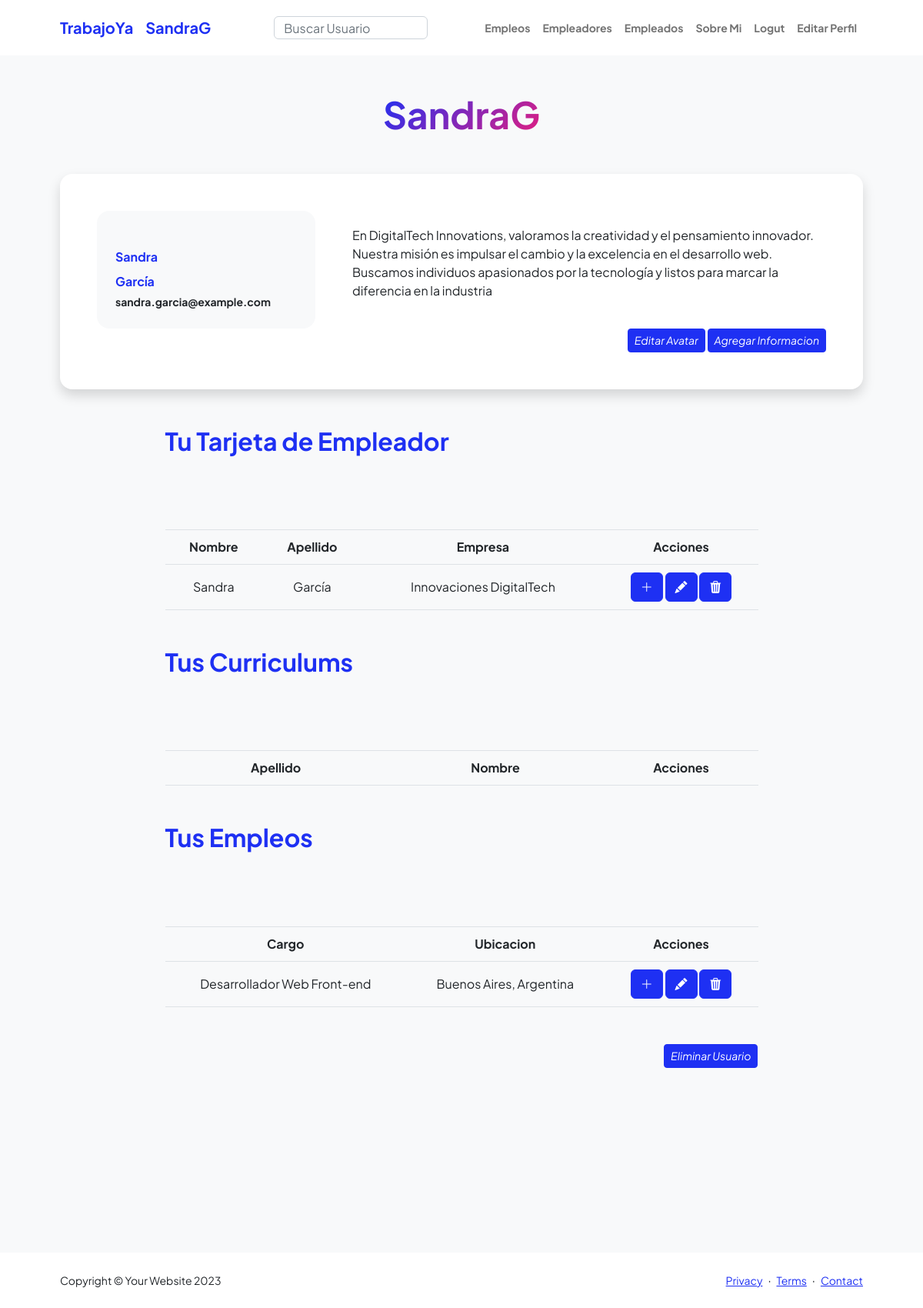
Screenshot of /perfil/ (signed in) with the database file from the repository.
### aplicacion/models.py (models this page shows, shortened)
class Informacion(models.Model):
    informacion = models.TextField()
    user = models.ForeignKey(User, on_delete=models.CASCADE)

class Empleador(models.Model):
    nombre = models.CharField(max_length=50)
    apellido = models.CharField(max_length=50)
    mail = models.EmailField()
    profesion = models.CharField(max_length=50)
    edad = models.IntegerField()
    nombreEmpresa = models.CharField(max_length=50)
    presentacion = models.TextField()
    user = models.ForeignKey(User, on_delete=models.CASCADE)

class Empleos(models.Model):
    cargo = models.CharField(max_length=50)
    detalles = models.TextField()
    ubicacion = models.CharField(max_length=50)
    sueldo = models.CharField(max_length=50)
    user = models.ForeignKey(User, on_delete=models.CASCADE)

### aplicacion/views.py (the view)
# urls.py: path('perfil/', perfil, name="perfil"),
def perfil(request):
    trabajos = Empleos.objects.all()
    empleador = Empleador.objects.all()
    curriculums = Curriculum.objects.all()
    informacion = info(request)
    return render(request, "aplicacion/perfil.html", {'trabajos': trabajos, 'empleador': empleador,'curriculums': curriculums, 'informacion': informacion})

### aplicacion/views.py (called while the page is built)
def info(request):
    if request.user.is_authenticated:
        informacion = Informacion.objects.filter(user=request.user).first()
        return informacion
    return None

### aplicacion/templates/aplicacion/perfil.html (shortened to what this page needs)
{% extends 'aplicacion/base.html' %}
{% block titulo %}
<div class="text-center mb-5">
    <h1 class="display-5 fw-bolder mb-0"><span class="text-gradient d-inline">{{user.username}}</span></h1>
</div>
<div class="card shadow border-0 rounded-4 mb-5">
    <div class="card-body p-5">
        <div class="row align-items-center gx-5">
            <div class="col text-center text-lg-start mb-4 mb-lg-0">
                <div class="bg-light p-4 rounded-4">
                    <div>
                    </div>
                    <div class="text-primary fw-bolder mb-2">{{user.first_name}}</div>
                    <div class="text-primary fw-bolder mb-1">{{user.last_name}}</div>
                    <div class="small fw-bolder">{{user.email}}</div>
                </div>
            </div>
            <div class="col-lg-8">
                <div>
                    {% if informacion %}
                        <p>{{informacion.informacion}}</p>
                    {% else %}
                        <p>No se encontró información adicional.</p>
                    {% endif %}
                </div>
            </div>
        </div>
        <div class="row">
            <div class="col-lg-8 offset-lg-4">
                <div class="text-end">
                    <a href="/agregar_avatar/" class="btn btn-sm btn-primary">
                        <i>Editar Avatar</i>
                    </a>
                    <a href="/agregarInformacion/" class="btn btn-sm btn-primary">
                        <i>Agregar Informacion</i>
                    </a>
                </div>
            </div>
        </div>
    </div>
</div>
{% endblock titulo %}
{% block informacion %}
<h2 class="text-primary fw-bolder mb-0">Tu Tarjeta de Empleador</h2>
<section class="py-5">
    <section class="py-5">
        <div class="row gx-5 justify-content-center">
            <div class="col-lg-4 col-xl-12">
                <table class="custom-table">
                    <thead>
                        <tr>
                            <th>Nombre</th>
                            <th >Apellido</th>
                            <th >Empresa</th>
                            <th class="acciones-column">Acciones</th>
                        </tr>
                    </thead>
                    <tbody>
                        {% for e in empleador %}
                            {% if user.is_authenticated and user.id == e.user_id %}
                                <tr>
                                    <td >{{ e.nombre }}</td>
                                    <td >{{ e.apellido }}</td>
                                    <td >{{ e.nombreEmpresa }}</td>
                                    <td >
                                        <a href="{% url 'detalle_empleador' e.id %}" class="btn btn-primary">
                                            <i class="bi bi-plus-lg"></i>
                                        {% if user.is_authenticated and user.id == e.user_id %}
                                            </a>
                                            <a href="{% url 'updateEmpleador' e.id %}" class="btn btn-primary">
                                                <i class="bi bi-pencil-fill"></i>
                                            </a>
                                            <a href="{% url 'deleteEmpleador' e.id %}" class="btn btn-primary">
                                                <i class="bi bi-trash3-fill"></i>
                                            </a>
                                        {% endif %}
                            {% endif %}
                                </td>
                            </tr>
                        {% endfor %}
                    </tbody>
                </table>
            </div>
        </div>
    </section>
    <h2 class="text-primary fw-bolder mb-0">Tus Curriculums</h2>
    <section class="py-5">
        <section class="py-5">
            <div class="row gx-5 justify-content-center">
                <div class="col-lg-4 col-xl-12">
                    <table class="custom-table">
                        <thead>
                            <tr>
                                <th class="text-center">Apellido</th>
                                <th class="text-center">Nombre</th>
                                <th class="acciones-column">Acciones</th>
                            </tr>
                        </thead>
                    </table>
                </div>
            </div>
        </section>
        <h2 class="text-primary fw-bolder mb-0">Tus Empleos</h2>
        <section class="py-5">
            <section class="py-5">
                <div class="row gx-5 justify-content-center">
                    <div class="col-lg-4 col-xl-12">
                        <table class="custom-table">
                            <thead>
                                <tr>
                                    <th class="text-center">Cargo</th>
                                    <th class="text-center">Ubicacion</th>
                                    <th class="acciones-column">Acciones</th>
                                </tr>
                            </thead>
                            <tbody>
                                {% for t in trabajos %}
                                    {% if user.is_authenticated and user.id == t.user_id %}
                                        <tr>
                                            <td class="text-center">{{ t.cargo }}</td>
                                            <td class="text-center">{{ t.ubicacion }}</td>
                                            <td >
                                                <a href="{% url 'detalle_empleo' t.id %}" class="btn btn-primary">
                                                    <i class="bi bi-plus-lg"></i>
                                                {% if user.is_authenticated and user.id == t.user_id %}
                                                    </a>
                                                    <a href="{% url 'updateEmpleo' t.id %}" class="btn btn-primary">
                                                        <i class="bi bi-pencil-fill"></i>
                                                    </a>
                                                    <a href="{% url 'deleteEmpleo' t.id %}" class="btn btn-primary">
                                                        <i class="bi bi-trash3-fill"></i>
                                                    </a>
                                                {% endif %}
                                    {% endif %}
                                        </td>
                                    </tr>
                                {% endfor %}
                            </tbody>
                        </table>
                    </div>
                </div>
            </section>
            <div class="col-lg-8 offset-lg-4">
                <div class="text-end">
                    <a href="/eliminar_usuario/" class="btn btn-sm btn-primary">
                        <i>Eliminar Usuario</i>
                    </a>
                </div>
            </div>
{% endblock informacion %}

### aplicacion/templates/aplicacion/base.html (shortened to what this page needs)
<!DOCTYPE html>
<html lang="en">
    <head>
        {% load static %}
        <link href="https://cdn.jsdelivr.net/npm/bootstrap-icons@1.8.1/font/bootstrap-icons.css" rel="stylesheet" />
        <link href="https://cdn.jsdelivr.net/npm/bootstrap@5.3.1/dist/css/bootstrap.min.css" rel="stylesheet" />
        <link href="{% static 'aplicacion/css/styles.css' %}" rel="stylesheet" />
    </head>
    <body class="d-flex flex-column h-100 bg-light">
        <main class="flex-shrink-0">
            <nav class="navbar navbar-expand-lg navbar-light bg-white py-3">
                <div class="container px-5">
                    <a class="navbar-brand" href="/inicio/" id="enlace-inicio" ><span class="fw-bolder text-primary">TrabajoYa</span></a>
                    {% if user.is_authenticated %}
                        <a class="navbar-brand" href="/perfil/" id="enlace-inicio" ><span class="fw-bolder text-primary">{{user.username}}</span></a>
                    {% endif %}
                    <div class="collapse navbar-collapse" id="navbarSupportedContent">
                        <ul class="navbar-nav ms-auto mb-2 mb-lg-0 small fw-bolder">
                            <form action="{% url 'lista_usuarios' %}" method="GET" class="text-center">
                                <input type="text" name="username" placeholder="Buscar Usuario" class="form-control form-end" style="width: 200px; height:30px;">
                            </form>
                         </ul>
                        <ul class="navbar-nav ms-auto mb-2 mb-lg-0 small fw-bolder">
                           <li class="nav-item"><a class="nav-link" href="/lista_empleos/" id="enlace-empleos">Empleos</a></li>
                           <li class="nav-item"><a class="nav-link" href="/lista_empleadores/" id="enlace-empleadores">Empleadores</a></li>
                            <li class="nav-item"><a class="nav-link" href="/lista_empleados/" id="enlace-empleados">Empleados</a></li>
                            <li class="nav-item"><a class="nav-link" href="/sobreMi/" id="enlace-empleados">Sobre Mi</a></li>
                            {% if user.is_authenticated %}
                                <li class="nav-item"><a class="nav-link" href="/logout/" id="enlace-logout">Logut</a></li>
                                <li class="nav-item"><a class="nav-link" href="/editar_perfil/" id="enlace-editarPerfil">Editar Perfil</a></li>
                            {% else %}
                                <li class="nav-item"><a class="nav-link" href="/login/" id="enlace-login">Login</a></li>
                                <li class="nav-item"><a class="nav-link" href="/registro/" id="enlace-registro">Registro</a></li>
                            {% endif %}
                        </ul>
                    </div>
                </div>
            </nav>
            <div class="container px-5 my-5">
                {% block titulo %}{% endblock titulo %}
                <div class="row gx-5 justify-content-center">
                    <div class="col-lg-11 col-xl-9 col-xxl-8">
                        <section>
                            {% block informacion %}{% endblock informacion %}
                        <div class="pb-5"></div>
                    </div>
                </div>
            </div>
        </main>
        <footer class="bg-white py-4 mt-auto">
            <div class="container px-5">
                <div class="row align-items-center justify-content-between flex-column flex-sm-row">
                    <div class="col-auto"><div class="small m-0">Copyright &copy; Your Website 2023</div></div>
                    <div class="col-auto">
                        <a class="small" href="#!">Privacy</a>
                        <span class="mx-1">&middot;</span>
                        <a class="small" href="#!">Terms</a>
                        <span class="mx-1">&middot;</span>
                        <a class="small" href="#!">Contact</a>
                    </div>
                </div>
            </div>
        </footer>
    </body>
</html>

### aplicacion/templates/aplicacion/perfil.html (style rules this page uses)
.custom-table { width: 100%; border-collapse: collapse; text-align: center; }
.custom-table th, .custom-table td { padding: 10px; border-top: 1px solid #dee2e6; border-bottom: 1px solid #dee2e6; }
.custom-table th:first-child, .custom-table td:first-child { border-left: none; }
.custom-table th:last-child, .custom-table td:last-child { border-right: none; }
.acciones-column { width: 200px; }

### rows the page displays
Informacion: informacion "En DigitalTech Innovations, valoramos la creatividad y el pensamiento innovador. Nuestra misión es impulsar el cambio y la excelencia en el desarrollo web. Buscamos individuos apasionados por la tecnología y listos para marcar la diferencia en la industria"
Empleador: nombre "Sandra", apellido "García", nombreEmpresa "Innovaciones DigitalTech"
Empleos: cargo "Desarrollador Web Front-end", ubicacion "Buenos Aires, Argentina"

### other values shown
{{ user.username }} "SandraG"
{{ user.first_name }} "Sandra"
{{ user.last_name }} "García"
{{ user.email }} "sandra.garcia@example.com"
